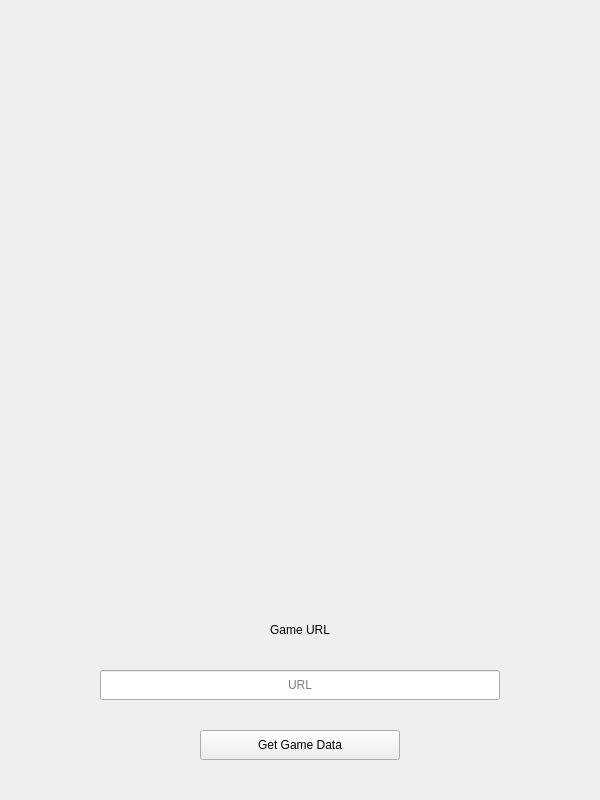
<?xml version="1.0" encoding="UTF-8"?>
<ui version="4.0">
 <class>MainWindow</class>
 <widget class="QFrame" name="MainWindow">
  <property name="geometry">
   <rect>
    <x>0</x>
    <y>0</y>
    <width>600</width>
    <height>800</height>
   </rect>
  </property>
  <property name="focusPolicy">
   <enum>Qt::NoFocus</enum>
  </property>
  <property name="windowTitle">
   <string>MainWindow</string>
  </property>
  <widget class="QWidget" name="QWidget_1" native="true">
   <property name="geometry">
    <rect>
     <x>0</x>
     <y>0</y>
     <width>600</width>
     <height>800</height>
    </rect>
   </property>
   <property name="autoFillBackground">
    <bool>true</bool>
   </property>
   <widget class="QLineEdit" name="url_input">
    <property name="geometry">
     <rect>
      <x>100</x>
      <y>670</y>
      <width>400</width>
      <height>30</height>
     </rect>
    </property>
    <property name="styleSheet">
     <string notr="true">padding:5px</string>
    </property>
    <property name="alignment">
     <set>Qt::AlignCenter</set>
    </property>
    <property name="dragEnabled">
     <bool>true</bool>
    </property>
    <property name="placeholderText">
     <string>URL</string>
    </property>
   </widget>
   <widget class="QLabel" name="gameUrl_label">
    <property name="geometry">
     <rect>
      <x>50</x>
      <y>600</y>
      <width>500</width>
      <height>60</height>
     </rect>
    </property>
    <property name="midLineWidth">
     <number>0</number>
    </property>
    <property name="text">
     <string>Game URL</string>
    </property>
    <property name="alignment">
     <set>Qt::AlignCenter</set>
    </property>
    <property name="margin">
     <number>20</number>
    </property>
   </widget>
   <widget class="QPushButton" name="set_url">
    <property name="geometry">
     <rect>
      <x>200</x>
      <y>730</y>
      <width>200</width>
      <height>30</height>
     </rect>
    </property>
    <property name="cursor">
     <cursorShape>ArrowCursor</cursorShape>
    </property>
    <property name="styleSheet">
     <string notr="true"/>
    </property>
    <property name="text">
     <string>Get Game Data</string>
    </property>
    <property name="checkable">
     <bool>false</bool>
    </property>
   </widget>
   <widget class="QLabel" name="logo">
    <property name="geometry">
     <rect>
      <x>50</x>
      <y>50</y>
      <width>500</width>
      <height>500</height>
     </rect>
    </property>
    <property name="text">
     <string/>
    </property>
   </widget>
  </widget>
  <widget class="QWidget" name="QWidget_2" native="true">
   <property name="geometry">
    <rect>
     <x>0</x>
     <y>0</y>
     <width>600</width>
     <height>800</height>
    </rect>
   </property>
   <property name="autoFillBackground">
    <bool>true</bool>
   </property>
   <widget class="QLabel" name="game_logo">
    <property name="geometry">
     <rect>
      <x>355</x>
      <y>55</y>
      <width>190</width>
      <height>190</height>
     </rect>
    </property>
    <property name="text">
     <string/>
    </property>
   </widget>
   <widget class="QLabel" name="game_name">
    <property name="geometry">
     <rect>
      <x>50</x>
      <y>50</y>
      <width>120</width>
      <height>50</height>
     </rect>
    </property>
    <property name="text">
     <string>Game Name :</string>
    </property>
   </widget>
   <widget class="QLabel" name="game_id">
    <property name="geometry">
     <rect>
      <x>50</x>
      <y>100</y>
      <width>120</width>
      <height>51</height>
     </rect>
    </property>
    <property name="text">
     <string>Game ID :</string>
    </property>
   </widget>
   <widget class="QLabel" name="game_plays">
    <property name="geometry">
     <rect>
      <x>50</x>
      <y>150</y>
      <width>120</width>
      <height>50</height>
     </rect>
    </property>
    <property name="text">
     <string>Game Plays :</string>
    </property>
   </widget>
   <widget class="QLabel" name="game_likes">
    <property name="geometry">
     <rect>
      <x>50</x>
      <y>200</y>
      <width>120</width>
      <height>50</height>
     </rect>
    </property>
    <property name="text">
     <string>Game Likes :</string>
    </property>
   </widget>
   <widget class="QLineEdit" name="game_name_value">
    <property name="geometry">
     <rect>
      <x>170</x>
      <y>60</y>
      <width>120</width>
      <height>30</height>
     </rect>
    </property>
    <property name="readOnly">
     <bool>true</bool>
    </property>
   </widget>
   <widget class="QLineEdit" name="game_id_value">
    <property name="geometry">
     <rect>
      <x>170</x>
      <y>110</y>
      <width>120</width>
      <height>30</height>
     </rect>
    </property>
    <property name="readOnly">
     <bool>true</bool>
    </property>
   </widget>
   <widget class="QLineEdit" name="game_plays_value">
    <property name="geometry">
     <rect>
      <x>170</x>
      <y>160</y>
      <width>120</width>
      <height>30</height>
     </rect>
    </property>
    <property name="readOnly">
     <bool>true</bool>
    </property>
   </widget>
   <widget class="QLineEdit" name="game_likes_value">
    <property name="geometry">
     <rect>
      <x>170</x>
      <y>210</y>
      <width>120</width>
      <height>30</height>
     </rect>
    </property>
    <property name="readOnly">
     <bool>true</bool>
    </property>
   </widget>
   <widget class="QLabel" name="game_description">
    <property name="geometry">
     <rect>
      <x>50</x>
      <y>250</y>
      <width>200</width>
      <height>50</height>
     </rect>
    </property>
    <property name="text">
     <string>Game Description :</string>
    </property>
   </widget>
   <widget class="QTextEdit" name="game_descriptio_value">
    <property name="geometry">
     <rect>
      <x>50</x>
      <y>300</y>
      <width>500</width>
      <height>150</height>
     </rect>
    </property>
    <property name="readOnly">
     <bool>true</bool>
    </property>
   </widget>
   <widget class="QLabel" name="time">
    <property name="geometry">
     <rect>
      <x>50</x>
      <y>450</y>
      <width>200</width>
      <height>50</height>
     </rect>
    </property>
    <property name="text">
     <string>Time :</string>
    </property>
   </widget>
   <widget class="QLabel" name="game_description_3">
    <property name="geometry">
     <rect>
      <x>50</x>
      <y>600</y>
      <width>250</width>
      <height>50</height>
     </rect>
    </property>
    <property name="text">
     <string>New Score :</string>
    </property>
    <property name="alignment">
     <set>Qt::AlignLeading|Qt::AlignLeft|Qt::AlignVCenter</set>
    </property>
   </widget>
   <widget class="QLineEdit" name="score_value">
    <property name="geometry">
     <rect>
      <x>300</x>
      <y>600</y>
      <width>250</width>
      <height>50</height>
     </rect>
    </property>
    <property name="alignment">
     <set>Qt::AlignCenter</set>
    </property>
   </widget>
   <widget class="QPushButton" name="update_score">
    <property name="geometry">
     <rect>
      <x>100</x>
      <y>685</y>
      <width>400</width>
      <height>50</height>
     </rect>
    </property>
    <property name="text">
     <string>Update Score</string>
    </property>
   </widget>
   <widget class="QPushButton" name="back_button">
    <property name="geometry">
     <rect>
      <x>200</x>
      <y>740</y>
      <width>200</width>
      <height>40</height>
     </rect>
    </property>
    <property name="text">
     <string>Back</string>
    </property>
   </widget>
   <widget class="QLineEdit" name="time_value">
    <property name="geometry">
     <rect>
      <x>50</x>
      <y>510</y>
      <width>500</width>
      <height>50</height>
     </rect>
    </property>
    <property name="alignment">
     <set>Qt::AlignCenter</set>
    </property>
    <property name="readOnly">
     <bool>true</bool>
    </property>
   </widget>
   <widget class="QLabel" name="border">
    <property name="geometry">
     <rect>
      <x>350</x>
      <y>50</y>
      <width>200</width>
      <height>200</height>
     </rect>
    </property>
    <property name="text">
     <string/>
    </property>
   </widget>
   <zorder>border</zorder>
   <zorder>game_name</zorder>
   <zorder>game_id</zorder>
   <zorder>game_plays</zorder>
   <zorder>game_likes</zorder>
   <zorder>game_name_value</zorder>
   <zorder>game_id_value</zorder>
   <zorder>game_plays_value</zorder>
   <zorder>game_likes_value</zorder>
   <zorder>game_description</zorder>
   <zorder>game_descriptio_value</zorder>
   <zorder>time</zorder>
   <zorder>game_description_3</zorder>
   <zorder>score_value</zorder>
   <zorder>update_score</zorder>
   <zorder>back_button</zorder>
   <zorder>time_value</zorder>
   <zorder>game_logo</zorder>
  </widget>
  <action name="actionDsafasf">
   <property name="text">
    <string>dsafasf</string>
   </property>
  </action>
  <zorder>QWidget_2</zorder>
  <zorder>QWidget_1</zorder>
 </widget>
 <resources/>
 <connections/>
</ui>
